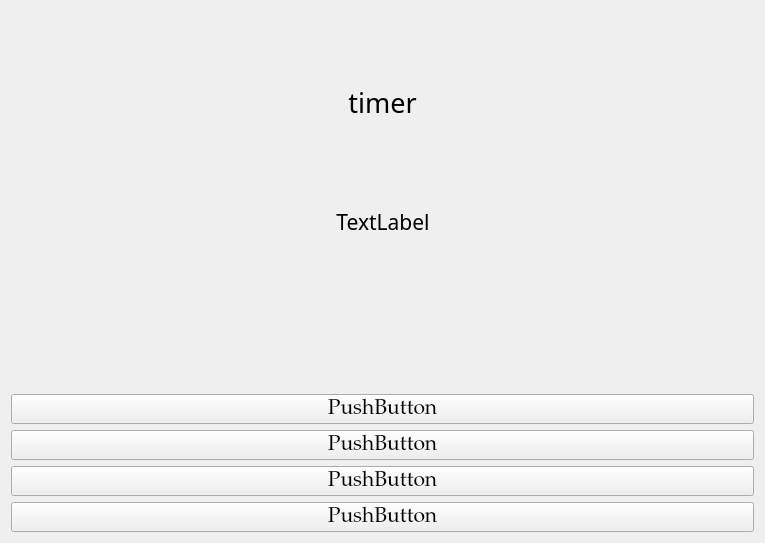
<?xml version="1.0" encoding="UTF-8"?>
<ui version="4.0">
 <class>SugestionAnswerClass</class>
 <widget class="QMainWindow" name="SugestionAnswerClass">
  <property name="geometry">
   <rect>
    <x>0</x>
    <y>0</y>
    <width>765</width>
    <height>543</height>
   </rect>
  </property>
  <property name="windowTitle">
   <string>SugestionAnswer</string>
  </property>
  <widget class="QWidget" name="centralWidget">
   <layout class="QHBoxLayout" name="horizontalLayout_2">
    <item>
     <layout class="QVBoxLayout" name="verticalLayout">
      <item>
       <spacer name="verticalSpacer_2">
        <property name="orientation">
         <enum>Qt::Vertical</enum>
        </property>
        <property name="sizeType">
         <enum>QSizePolicy::Fixed</enum>
        </property>
        <property name="sizeHint" stdset="0">
         <size>
          <width>20</width>
          <height>60</height>
         </size>
        </property>
       </spacer>
      </item>
      <item>
       <widget class="QLabel" name="timer">
        <property name="sizePolicy">
         <sizepolicy hsizetype="Preferred" vsizetype="Preferred">
          <horstretch>0</horstretch>
          <verstretch>0</verstretch>
         </sizepolicy>
        </property>
        <property name="maximumSize">
         <size>
          <width>16777215</width>
          <height>200</height>
         </size>
        </property>
        <property name="font">
         <font>
          <family>MV Boli</family>
          <pointsize>20</pointsize>
         </font>
        </property>
        <property name="text">
         <string>timer</string>
        </property>
        <property name="alignment">
         <set>Qt::AlignCenter</set>
        </property>
       </widget>
      </item>
      <item>
       <spacer name="verticalSpacer">
        <property name="orientation">
         <enum>Qt::Vertical</enum>
        </property>
        <property name="sizeType">
         <enum>QSizePolicy::Fixed</enum>
        </property>
        <property name="sizeHint" stdset="0">
         <size>
          <width>20</width>
          <height>50</height>
         </size>
        </property>
       </spacer>
      </item>
      <item>
       <layout class="QHBoxLayout" name="horizontalLayout">
        <item>
         <spacer name="horizontalSpacer_2">
          <property name="orientation">
           <enum>Qt::Horizontal</enum>
          </property>
          <property name="sizeType">
           <enum>QSizePolicy::Expanding</enum>
          </property>
          <property name="sizeHint" stdset="0">
           <size>
            <width>90</width>
            <height>20</height>
           </size>
          </property>
         </spacer>
        </item>
        <item>
         <widget class="QLabel" name="question">
          <property name="font">
           <font>
            <family>MV Boli</family>
            <pointsize>16</pointsize>
           </font>
          </property>
          <property name="text">
           <string>TextLabel</string>
          </property>
          <property name="alignment">
           <set>Qt::AlignCenter</set>
          </property>
          <property name="wordWrap">
           <bool>true</bool>
          </property>
         </widget>
        </item>
        <item>
         <spacer name="horizontalSpacer">
          <property name="orientation">
           <enum>Qt::Horizontal</enum>
          </property>
          <property name="sizeType">
           <enum>QSizePolicy::Expanding</enum>
          </property>
          <property name="sizeHint" stdset="0">
           <size>
            <width>90</width>
            <height>20</height>
           </size>
          </property>
         </spacer>
        </item>
       </layout>
      </item>
      <item>
       <spacer name="verticalSpacer_3">
        <property name="orientation">
         <enum>Qt::Vertical</enum>
        </property>
        <property name="sizeType">
         <enum>QSizePolicy::Fixed</enum>
        </property>
        <property name="sizeHint" stdset="0">
         <size>
          <width>20</width>
          <height>135</height>
         </size>
        </property>
       </spacer>
      </item>
      <item>
       <layout class="QGridLayout" name="gridLayout">
        <item row="5" column="0">
         <widget class="QPushButton" name="a4">
          <property name="font">
           <font>
            <family>Palatino Linotype</family>
            <pointsize>16</pointsize>
           </font>
          </property>
          <property name="text">
           <string>PushButton</string>
          </property>
         </widget>
        </item>
        <item row="1" column="0">
         <widget class="QPushButton" name="a2">
          <property name="font">
           <font>
            <family>Palatino Linotype</family>
            <pointsize>16</pointsize>
           </font>
          </property>
          <property name="text">
           <string>PushButton</string>
          </property>
         </widget>
        </item>
        <item row="0" column="0">
         <widget class="QPushButton" name="a1">
          <property name="font">
           <font>
            <family>Palatino Linotype</family>
            <pointsize>16</pointsize>
           </font>
          </property>
          <property name="text">
           <string>PushButton</string>
          </property>
         </widget>
        </item>
        <item row="2" column="0">
         <widget class="QPushButton" name="a3">
          <property name="font">
           <font>
            <family>Palatino Linotype</family>
            <pointsize>16</pointsize>
           </font>
          </property>
          <property name="text">
           <string>PushButton</string>
          </property>
         </widget>
        </item>
       </layout>
      </item>
     </layout>
    </item>
   </layout>
  </widget>
 </widget>
 <layoutdefault spacing="6" margin="11"/>
 <resources/>
 <connections/>
</ui>
